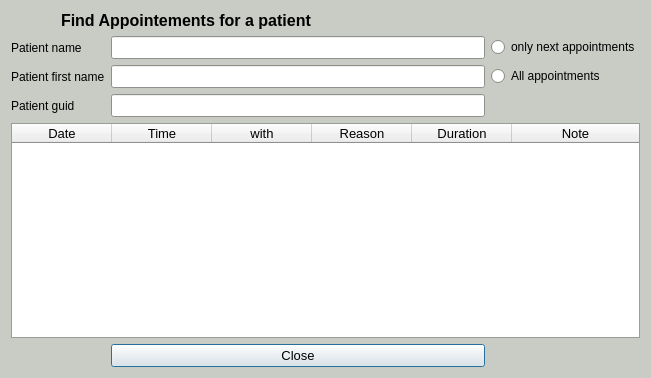
<?xml version="1.0" encoding="UTF-8"?>
<ui version="4.0">
 <class>C_Dlg_ChercheRDV</class>
 <widget class="QDialog" name="C_Dlg_ChercheRDV">
  <property name="geometry">
   <rect>
    <x>0</x>
    <y>0</y>
    <width>651</width>
    <height>378</height>
   </rect>
  </property>
  <property name="palette">
   <palette>
    <active>
     <colorrole role="Base">
      <brush brushstyle="SolidPattern">
       <color alpha="255">
        <red>255</red>
        <green>255</green>
        <blue>255</blue>
       </color>
      </brush>
     </colorrole>
     <colorrole role="Window">
      <brush brushstyle="SolidPattern">
       <color alpha="255">
        <red>201</red>
        <green>203</green>
        <blue>197</blue>
       </color>
      </brush>
     </colorrole>
    </active>
    <inactive>
     <colorrole role="Base">
      <brush brushstyle="SolidPattern">
       <color alpha="255">
        <red>255</red>
        <green>255</green>
        <blue>255</blue>
       </color>
      </brush>
     </colorrole>
     <colorrole role="Window">
      <brush brushstyle="SolidPattern">
       <color alpha="255">
        <red>201</red>
        <green>203</green>
        <blue>197</blue>
       </color>
      </brush>
     </colorrole>
    </inactive>
    <disabled>
     <colorrole role="Base">
      <brush brushstyle="SolidPattern">
       <color alpha="255">
        <red>201</red>
        <green>203</green>
        <blue>197</blue>
       </color>
      </brush>
     </colorrole>
     <colorrole role="Window">
      <brush brushstyle="SolidPattern">
       <color alpha="255">
        <red>201</red>
        <green>203</green>
        <blue>197</blue>
       </color>
      </brush>
     </colorrole>
    </disabled>
   </palette>
  </property>
  <property name="font">
   <font>
    <pointsize>10</pointsize>
   </font>
  </property>
  <property name="windowTitle">
   <string>Patient appointents research</string>
  </property>
  <property name="styleSheet">
   <string notr="true"/>
  </property>
  <layout class="QGridLayout" name="gridLayout">
   <item row="0" column="0">
    <widget class="QLabel" name="label_loupe">
     <property name="text">
      <string/>
     </property>
    </widget>
   </item>
   <item row="0" column="1" colspan="2">
    <widget class="QLabel" name="label_titre">
     <property name="font">
      <font>
       <pointsize>13</pointsize>
       <weight>75</weight>
       <bold>true</bold>
      </font>
     </property>
     <property name="text">
      <string>&lt;!DOCTYPE HTML PUBLIC &quot;-//W3C//DTD HTML 4.0//EN&quot; &quot;http://www.w3.org/TR/REC-html40/strict.dtd&quot;&gt;
&lt;html&gt;&lt;head&gt;&lt;meta name=&quot;qrichtext&quot; content=&quot;1&quot; /&gt;&lt;style type=&quot;text/css&quot;&gt;
p, li { white-space: pre-wrap; }
&lt;/style&gt;&lt;/head&gt;&lt;body style=&quot; font-family:'Sans Serif'; font-size:13pt; font-weight:600; font-style:normal;&quot;&gt;
&lt;table style=&quot;-qt-table-type: root; margin-top:4px; margin-bottom:4px; margin-left:4px; margin-right:4px;&quot;&gt;
&lt;tr&gt;
&lt;td style=&quot;border: none;&quot;&gt;
&lt;p style=&quot; margin-top:0px; margin-bottom:0px; margin-left:0px; margin-right:0px; -qt-block-indent:0; text-indent:0px;&quot;&gt;&lt;span style=&quot; font-family:'MS Shell Dlg 2'; font-size:12pt;&quot;&gt;Find Appointements for a patient&lt;/span&gt;&lt;/p&gt;&lt;/td&gt;&lt;/tr&gt;&lt;/table&gt;&lt;/body&gt;&lt;/html&gt;</string>
     </property>
    </widget>
   </item>
   <item row="1" column="0" colspan="2">
    <widget class="QLabel" name="label_nomP">
     <property name="font">
      <font>
       <pointsize>9</pointsize>
      </font>
     </property>
     <property name="text">
      <string>Patient name</string>
     </property>
    </widget>
   </item>
   <item row="1" column="2">
    <widget class="QLineEdit" name="lineEdit_Nom"/>
   </item>
   <item row="1" column="3">
    <widget class="QRadioButton" name="radioButton_futursRDV">
     <property name="font">
      <font>
       <pointsize>9</pointsize>
      </font>
     </property>
     <property name="text">
      <string>only next appointments</string>
     </property>
     <property name="checked">
      <bool>false</bool>
     </property>
    </widget>
   </item>
   <item row="2" column="0" colspan="2">
    <widget class="QLabel" name="label_prenom">
     <property name="font">
      <font>
       <pointsize>9</pointsize>
      </font>
     </property>
     <property name="text">
      <string>Patient first name</string>
     </property>
    </widget>
   </item>
   <item row="2" column="2">
    <widget class="QLineEdit" name="lineEdit_Prenom"/>
   </item>
   <item row="2" column="3">
    <widget class="QRadioButton" name="radioButton_TousLesRDV">
     <property name="font">
      <font>
       <pointsize>9</pointsize>
      </font>
     </property>
     <property name="text">
      <string>All appointments</string>
     </property>
    </widget>
   </item>
   <item row="3" column="0" colspan="2">
    <widget class="QLabel" name="label_guid">
     <property name="font">
      <font>
       <pointsize>9</pointsize>
      </font>
     </property>
     <property name="text">
      <string>Patient guid</string>
     </property>
    </widget>
   </item>
   <item row="3" column="2">
    <widget class="QLineEdit" name="lineEdit_GUID"/>
   </item>
   <item row="4" column="0" colspan="4">
    <widget class="QTreeWidget" name="treeWidget_RDV">
     <property name="font">
      <font>
       <pointsize>10</pointsize>
      </font>
     </property>
     <property name="alternatingRowColors">
      <bool>true</bool>
     </property>
     <property name="indentation">
      <number>6</number>
     </property>
     <column>
      <property name="text">
       <string notr="true">Date</string>
      </property>
      <property name="textAlignment">
       <set>AlignHCenter|AlignVCenter|AlignCenter</set>
      </property>
     </column>
     <column>
      <property name="text">
       <string>Time</string>
      </property>
      <property name="textAlignment">
       <set>AlignHCenter|AlignVCenter|AlignCenter</set>
      </property>
     </column>
     <column>
      <property name="text">
       <string>with</string>
      </property>
      <property name="textAlignment">
       <set>AlignHCenter|AlignVCenter|AlignCenter</set>
      </property>
     </column>
     <column>
      <property name="text">
       <string>Reason</string>
      </property>
      <property name="textAlignment">
       <set>AlignHCenter|AlignVCenter|AlignCenter</set>
      </property>
     </column>
     <column>
      <property name="text">
       <string>Duration</string>
      </property>
      <property name="textAlignment">
       <set>AlignHCenter|AlignVCenter|AlignCenter</set>
      </property>
     </column>
     <column>
      <property name="text">
       <string>Note</string>
      </property>
      <property name="textAlignment">
       <set>AlignHCenter|AlignVCenter|AlignCenter</set>
      </property>
     </column>
    </widget>
   </item>
   <item row="5" column="2">
    <widget class="QPushButton" name="pushButton_fermer">
     <property name="text">
      <string>Close</string>
     </property>
    </widget>
   </item>
  </layout>
 </widget>
 <resources/>
 <connections/>
</ui>
